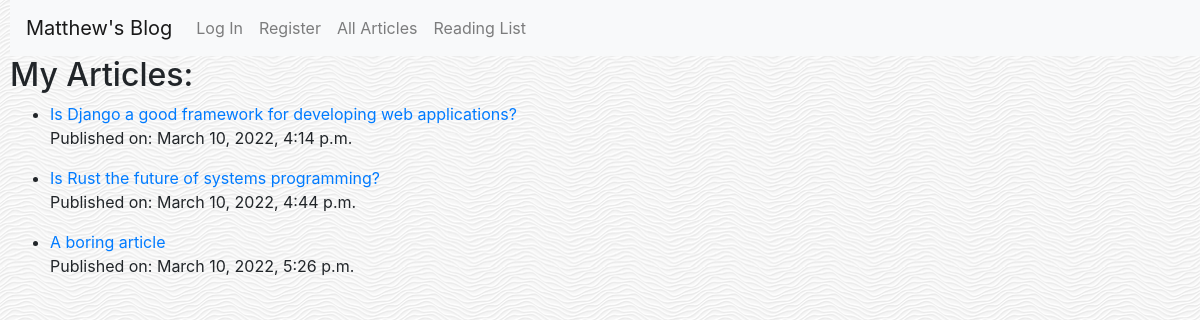
Screenshot of /blog/articles/ with the database file from the repository.
### blog/models.py (models this page shows)
class Article(models.Model):
    title = models.CharField(max_length=100)
    body = models.TextField()
    date_published = models.DateTimeField(auto_now_add=True)

### blog/views.py (the view)
# urls.py: path("articles/", views.listarticles.as_view(), name="articles"),
class listarticles(ListView):
    model = Article
    template_name = "blog/articles.html"

### blog/templates/blog/articles.html
{% extends "blog/layout.html" %}
{% block body %}
    <h2>My Articles: </h2>
    <ul>
    {% for article in object_list %}
        <li><a href="{{article.id}}">{{ article.title }}</a></li>
        <p>Published on: {{ article.date_published }}</p>
    {% endfor %}
    </ul>
{% endblock %}

### blog/static/blog/styles.css (style rules this page uses)
body { margin-left: 10px; background-image: url("/static/blog/white-waves.png"); }

### rows the page displays
Article: title "Is Django a good framework for developing web applications?", date_published "March 10, 2022, 4:14 p.m."
Article: title "Is Rust the future of systems programming?", date_published "March 10, 2022, 4:44 p.m."
Article: title "A boring article", date_published "March 10, 2022, 5:26 p.m."
